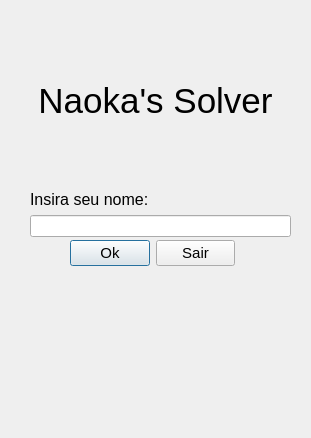
<?xml version="1.0" encoding="UTF-8"?>
<ui version="4.0">
 <class>Dialog</class>
 <widget class="QDialog" name="Dialog">
  <property name="geometry">
   <rect>
    <x>0</x>
    <y>0</y>
    <width>311</width>
    <height>438</height>
   </rect>
  </property>
  <property name="windowTitle">
   <string>Bem-Vindo</string>
  </property>
  <widget class="QLabel" name="label">
   <property name="geometry">
    <rect>
     <x>30</x>
     <y>60</y>
     <width>251</width>
     <height>81</height>
    </rect>
   </property>
   <property name="font">
    <font>
     <pointsize>26</pointsize>
    </font>
   </property>
   <property name="text">
    <string>Naoka's Solver</string>
   </property>
   <property name="alignment">
    <set>Qt::AlignCenter</set>
   </property>
   <property name="indent">
    <number>1</number>
   </property>
  </widget>
  <widget class="QWidget" name="verticalLayoutWidget">
   <property name="geometry">
    <rect>
     <x>30</x>
     <y>190</y>
     <width>261</width>
     <height>47</height>
    </rect>
   </property>
   <layout class="QVBoxLayout" name="verticalLayout">
    <item>
     <widget class="QLabel" name="label_2">
      <property name="font">
       <font>
        <pointsize>12</pointsize>
       </font>
      </property>
      <property name="text">
       <string>Insira seu nome:</string>
      </property>
     </widget>
    </item>
    <item>
     <widget class="QLineEdit" name="NomeUsuario">
      <property name="text">
       <string/>
      </property>
     </widget>
    </item>
   </layout>
  </widget>
  <widget class="QWidget" name="formLayoutWidget">
   <property name="geometry">
    <rect>
     <x>70</x>
     <y>240</y>
     <width>165</width>
     <height>80</height>
    </rect>
   </property>
   <layout class="QFormLayout" name="formLayout">
    <item row="1" column="0">
     <widget class="QPushButton" name="pushButton_2">
      <property name="font">
       <font>
        <pointsize>11</pointsize>
       </font>
      </property>
      <property name="text">
       <string>Ok</string>
      </property>
     </widget>
    </item>
    <item row="1" column="1">
     <widget class="QPushButton" name="pushButton">
      <property name="enabled">
       <bool>true</bool>
      </property>
      <property name="sizePolicy">
       <sizepolicy hsizetype="Minimum" vsizetype="Fixed">
        <horstretch>0</horstretch>
        <verstretch>0</verstretch>
       </sizepolicy>
      </property>
      <property name="font">
       <font>
        <pointsize>11</pointsize>
       </font>
      </property>
      <property name="text">
       <string>Sair</string>
      </property>
      <property name="autoDefault">
       <bool>true</bool>
      </property>
      <property name="default">
       <bool>false</bool>
      </property>
      <property name="flat">
       <bool>false</bool>
      </property>
     </widget>
    </item>
   </layout>
  </widget>
  <widget class="QLabel" name="label_3">
   <property name="geometry">
    <rect>
     <x>0</x>
     <y>0</y>
     <width>311</width>
     <height>438</height>
    </rect>
   </property>
   <property name="text">
    <string/>
   </property>
   <property name="pixmap">
    <pixmap resource="resources/resources.qrc">:/images/bem_vindo.jpg</pixmap>
   </property>
  </widget>
  <zorder>label_3</zorder>
  <zorder>label</zorder>
  <zorder>verticalLayoutWidget</zorder>
  <zorder>formLayoutWidget</zorder>
 </widget>
 <resources>
  <include location="resources/resources.qrc"/>
 </resources>
 <connections>
  <connection>
   <sender>pushButton</sender>
   <signal>clicked()</signal>
   <receiver>Dialog</receiver>
   <slot>close()</slot>
   <hints>
    <hint type="sourcelabel">
     <x>192</x>
     <y>259</y>
    </hint>
    <hint type="destinationlabel">
     <x>155</x>
     <y>218</y>
    </hint>
   </hints>
  </connection>
  <connection>
   <sender>pushButton_2</sender>
   <signal>clicked()</signal>
   <receiver>Dialog</receiver>
   <slot>accept()</slot>
   <hints>
    <hint type="sourcelabel">
     <x>89</x>
     <y>214</y>
    </hint>
    <hint type="destinationlabel">
     <x>155</x>
     <y>218</y>
    </hint>
   </hints>
  </connection>
  <connection>
   <sender>NomeUsuario</sender>
   <signal>textEdited(QString)</signal>
   <receiver>NomeUsuario</receiver>
   <slot>setText(QString)</slot>
   <hints>
    <hint type="sourcelabel">
     <x>160</x>
     <y>225</y>
    </hint>
    <hint type="destinationlabel">
     <x>160</x>
     <y>225</y>
    </hint>
   </hints>
  </connection>
 </connections>
</ui>
